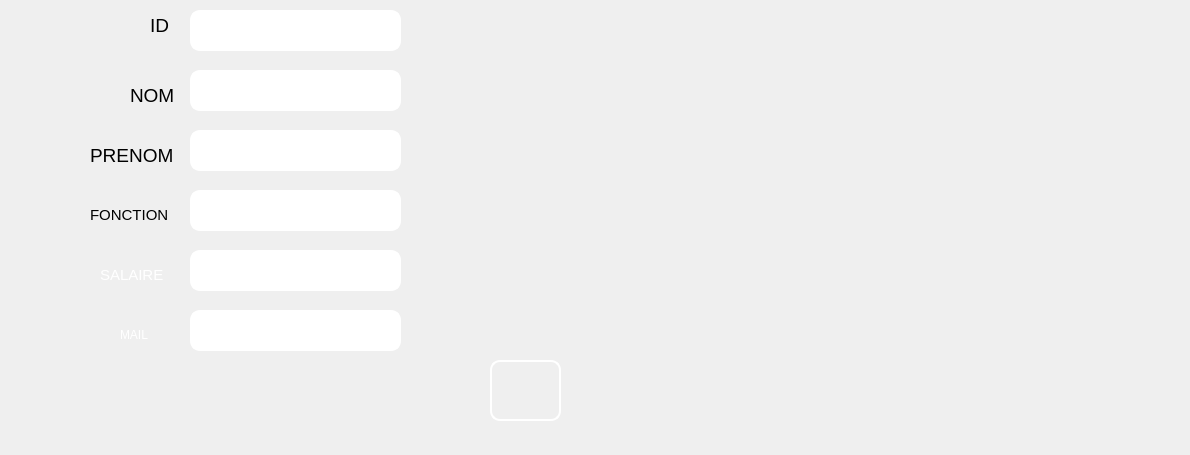
      <widget class="QWidget" name="tab_3">
       <attribute name="title">
        <string>Ajouter</string>
       </attribute>
       <widget class="QPushButton" name="pb_ajouter_employe">
        <property name="geometry">
         <rect>
          <x>490</x>
          <y>360</y>
          <width>71</width>
          <height>61</height>
         </rect>
        </property>
        <property name="styleSheet">
         <string notr="true">border-style: solid;
border-color: white;
border-width: 2px;
border-radius: 10px;
color: rgb(255, 255, 255);
background-image: url(:/img/img/images.png);
</string>
        </property>
        <property name="text">
         <string/>
        </property>
       </widget>
       <widget class="QLineEdit" name="lineEdit_salairee">
        <property name="geometry">
         <rect>
          <x>190</x>
          <y>250</y>
          <width>211</width>
          <height>41</height>
         </rect>
        </property>
        <property name="styleSheet">
         <string notr="true">border-style: solid;
border-color: white;
border-width: 2px;
border-radius: 10px;</string>
        </property>
       </widget>
       <widget class="QLineEdit" name="lineEdit_fonctione">
        <property name="geometry">
         <rect>
          <x>190</x>
          <y>190</y>
          <width>211</width>
          <height>41</height>
         </rect>
        </property>
        <property name="styleSheet">
         <string notr="true">border-style: solid;
border-color: white;
border-width: 2px;
border-radius: 10px;</string>
        </property>
       </widget>
       <widget class="QLineEdit" name="lineEdit_nome">
        <property name="geometry">
         <rect>
          <x>190</x>
          <y>70</y>
          <width>211</width>
          <height>41</height>
         </rect>
        </property>
        <property name="styleSheet">
         <string notr="true">border-style: solid;
border-color: white;
border-width: 2px;
border-radius: 10px;</string>
        </property>
       </widget>
       <widget class="QLineEdit" name="lineEdit_prenome">
        <property name="geometry">
         <rect>
          <x>190</x>
          <y>130</y>
          <width>211</width>
          <height>41</height>
         </rect>
        </property>
        <property name="styleSheet">
         <string notr="true">border-style: solid;
border-color: white;
border-width: 2px;
border-radius: 10px;</string>
        </property>
       </widget>
       <widget class="QLineEdit" name="lineEdit_id_2">
        <property name="geometry">
         <rect>
          <x>190</x>
          <y>10</y>
          <width>211</width>
          <height>41</height>
         </rect>
        </property>
        <property name="styleSheet">
         <string notr="true">border-style: solid;
border-color: white;
border-width: 2px;
border-radius: 10px;</string>
        </property>
       </widget>
       <widget class="QLineEdit" name="lineEdit_maile">
        <property name="geometry">
         <rect>
          <x>190</x>
          <y>310</y>
          <width>211</width>
          <height>41</height>
         </rect>
        </property>
        <property name="styleSheet">
         <string notr="true">border-style: solid;
border-color: white;
border-width: 2px;
border-radius: 10px;</string>
        </property>
       </widget>
       <widget class="QLabel" name="label_94">
        <property name="enabled">
         <bool>false</bool>
        </property>
        <property name="geometry">
         <rect>
          <x>130</x>
          <y>80</y>
          <width>51</width>
          <height>31</height>
         </rect>
        </property>
        <property name="maximumSize">
         <size>
          <width>94</width>
          <height>76</height>
         </size>
        </property>
        <property name="font">
         <font>
          <family>MS Shell Dlg 2</family>
          <pointsize>11</pointsize>
          <weight>50</weight>
          <italic>false</italic>
          <bold>false</bold>
         </font>
        </property>
        <property name="toolTip">
         <string>&lt;html&gt;&lt;head/&gt;&lt;body&gt;&lt;p&gt;ID&lt;/p&gt;&lt;/body&gt;&lt;/html&gt;</string>
        </property>
        <property name="styleSheet">
         <string notr="true">background-image: url(:/img/img/585e4adacb11b227491c3392.png);

color: rgb(0, 0, 0);
</string>
        </property>
        <property name="text">
         <string>&lt;html&gt;&lt;head/&gt;&lt;body&gt;&lt;p&gt;&lt;span style=&quot; font-size:14pt;&quot;&gt;NOM&lt;/span&gt;&lt;/p&gt;&lt;/body&gt;&lt;/html&gt;</string>
        </property>
        <property name="wordWrap">
         <bool>false</bool>
        </property>
       </widget>
       <widget class="QLabel" name="label_91">
        <property name="enabled">
         <bool>false</bool>
        </property>
        <property name="geometry">
         <rect>
          <x>100</x>
          <y>260</y>
          <width>81</width>
          <height>31</height>
         </rect>
        </property>
        <property name="maximumSize">
         <size>
          <width>94</width>
          <height>76</height>
         </size>
        </property>
        <property name="font">
         <font>
          <family>MS Shell Dlg 2</family>
          <pointsize>11</pointsize>
          <weight>50</weight>
          <italic>false</italic>
          <bold>false</bold>
         </font>
        </property>
        <property name="toolTip">
         <string>&lt;html&gt;&lt;head/&gt;&lt;body&gt;&lt;p&gt;ID&lt;/p&gt;&lt;/body&gt;&lt;/html&gt;</string>
        </property>
        <property name="styleSheet">
         <string notr="true">background-image: url(:/img/img/585e4adacb11b227491c3392.png);

color: rgb(255,255,255);
</string>
        </property>
        <property name="text">
         <string>&lt;html&gt;&lt;head/&gt;&lt;body&gt;&lt;p&gt;SALAIRE&lt;/p&gt;&lt;/body&gt;&lt;/html&gt;</string>
        </property>
        <property name="wordWrap">
         <bool>false</bool>
        </property>
       </widget>
       <widget class="QLabel" name="label_90">
        <property name="enabled">
         <bool>false</bool>
        </property>
        <property name="geometry">
         <rect>
          <x>120</x>
          <y>320</y>
          <width>41</width>
          <height>31</height>
         </rect>
        </property>
        <property name="maximumSize">
         <size>
          <width>94</width>
          <height>76</height>
         </size>
        </property>
        <property name="font">
         <font>
          <family>MS Shell Dlg 2</family>
          <pointsize>11</pointsize>
          <weight>50</weight>
          <italic>false</italic>
          <bold>false</bold>
         </font>
        </property>
        <property name="toolTip">
         <string>&lt;html&gt;&lt;head/&gt;&lt;body&gt;&lt;p&gt;ID&lt;/p&gt;&lt;/body&gt;&lt;/html&gt;</string>
        </property>
        <property name="styleSheet">
         <string notr="true">background-image: url(:/img/img/585e4adacb11b227491c3392.png);

color: rgb(255,255,255);
</string>
        </property>
        <property name="text">
         <string>&lt;html&gt;&lt;head/&gt;&lt;body&gt;&lt;p&gt;&lt;span style=&quot; font-size:9pt;&quot;&gt;MAIL&lt;/span&gt;&lt;/p&gt;&lt;/body&gt;&lt;/html&gt;</string>
        </property>
        <property name="wordWrap">
         <bool>false</bool>
        </property>
       </widget>
       <widget class="QLabel" name="label_47">
        <property name="enabled">
         <bool>false</bool>
        </property>
        <property name="geometry">
         <rect>
          <x>150</x>
          <y>10</y>
          <width>31</width>
          <height>31</height>
         </rect>
        </property>
        <property name="maximumSize">
         <size>
          <width>94</width>
          <height>76</height>
         </size>
        </property>
        <property name="font">
         <font>
          <family>MS Shell Dlg 2</family>
          <pointsize>11</pointsize>
          <weight>50</weight>
          <italic>false</italic>
          <bold>false</bold>
         </font>
        </property>
        <property name="toolTip">
         <string>&lt;html&gt;&lt;head/&gt;&lt;body&gt;&lt;p&gt;ID&lt;/p&gt;&lt;/body&gt;&lt;/html&gt;</string>
        </property>
        <property name="styleSheet">
         <string notr="true">background-image: url(:/img/img/585e4adacb11b227491c3392.png);

color: rgb(0, 0, 0);
</string>
        </property>
        <property name="text">
         <string>&lt;html&gt;&lt;head/&gt;&lt;body&gt;&lt;p&gt;&lt;span style=&quot; font-size:14pt;&quot;&gt;ID&lt;/span&gt;&lt;/p&gt;&lt;/body&gt;&lt;/html&gt;</string>
        </property>
        <property name="wordWrap">
         <bool>false</bool>
        </property>
       </widget>
       <widget class="QLabel" name="label_48">
        <property name="enabled">
         <bool>false</bool>
        </property>
        <property name="geometry">
         <rect>
          <x>90</x>
          <y>140</y>
          <width>91</width>
          <height>31</height>
         </rect>
        </property>
        <property name="maximumSize">
         <size>
          <width>94</width>
          <height>76</height>
         </size>
        </property>
        <property name="font">
         <font>
          <family>MS Shell Dlg 2</family>
          <pointsize>11</pointsize>
          <weight>50</weight>
          <italic>false</italic>
          <bold>false</bold>
         </font>
        </property>
        <property name="toolTip">
         <string>&lt;html&gt;&lt;head/&gt;&lt;body&gt;&lt;p&gt;ID&lt;/p&gt;&lt;/body&gt;&lt;/html&gt;</string>
        </property>
        <property name="styleSheet">
         <string notr="true">background-image: url(:/img/img/585e4adacb11b227491c3392.png);

color: rgb(0, 0, 0);
</string>
        </property>
        <property name="text">
         <string>&lt;html&gt;&lt;head/&gt;&lt;body&gt;&lt;p&gt;&lt;span style=&quot; font-size:14pt;&quot;&gt;PRENOM&lt;/span&gt;&lt;/p&gt;&lt;/body&gt;&lt;/html&gt;</string>
        </property>
        <property name="wordWrap">
         <bool>false</bool>
        </property>
       </widget>
       <widget class="QLabel" name="label_92">
        <property name="enabled">
         <bool>false</bool>
        </property>
        <property name="geometry">
         <rect>
          <x>90</x>
          <y>200</y>
          <width>94</width>
          <height>31</height>
         </rect>
        </property>
        <property name="maximumSize">
         <size>
          <width>94</width>
          <height>76</height>
         </size>
        </property>
        <property name="font">
         <font>
          <family>MS Shell Dlg 2</family>
          <pointsize>11</pointsize>
          <weight>50</weight>
          <italic>false</italic>
          <bold>false</bold>
         </font>
        </property>
        <property name="toolTip">
         <string>&lt;html&gt;&lt;head/&gt;&lt;body&gt;&lt;p&gt;ID&lt;/p&gt;&lt;/body&gt;&lt;/html&gt;</string>
        </property>
        <property name="styleSheet">
         <string notr="true">background-image: url(:/img/img/585e4adacb11b227491c3392.png);

color: rgb(0, 0, 0);
</string>
        </property>
        <property name="text">
         <string>&lt;html&gt;&lt;head/&gt;&lt;body&gt;&lt;p&gt;FONCTION&lt;/p&gt;&lt;/body&gt;&lt;/html&gt;</string>
        </property>
        <property name="wordWrap">
         <bool>false</bool>
        </property>
       </widget>
       <widget class="QLabel" name="label">
        <property name="geometry">
         <rect>
          <x>810</x>
          <y>375</y>
          <width>371</width>
          <height>71</height>
         </rect>
        </property>
        <property name="styleSheet">
         <string notr="true">background-image: url(:/img/img/logo_original.png);</string>
        </property>
        <property name="text">
         <string/>
        </property>
       </widget>
       <widget class="QLabel" name="label_3">
        <property name="geometry">
         <rect>
          <x>1000</x>
          <y>305</y>
          <width>181</width>
          <height>71</height>
         </rect>
        </property>
        <property name="styleSheet">
         <string notr="true">background-image: url(:/img/img/PRESIDENT.png);</string>
        </property>
        <property name="text">
         <string/>
        </property>
       </widget>
       <widget class="QLabel" name="label_2">
        <property name="geometry">
         <rect>
          <x>810</x>
          <y>300</y>
          <width>181</width>
          <height>71</height>
         </rect>
        </property>
        <property name="styleSheet">
         <string notr="true">background-image: url(:/img/img/danone-logo-EE7DBAC3E9-seeklogo.com.png);</string>
        </property>
        <property name="text">
         <string/>
        </property>
       </widget>
      </widget>
